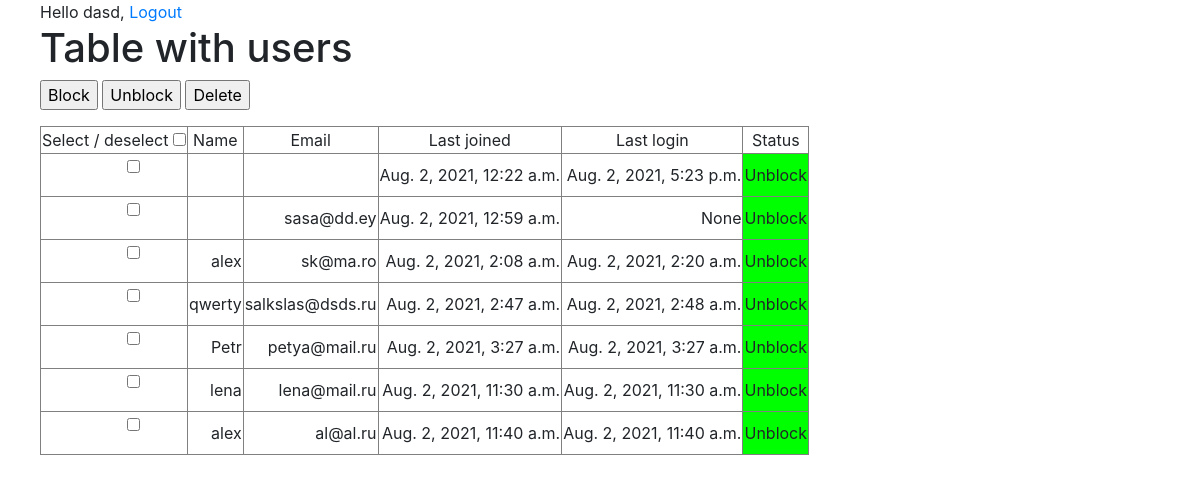
The app's page /table/ (signed in) with its own data.
### account/models.py (models this page shows, shortened)
class Profile(models.Model):
    user = models.OneToOneField(User, on_delete=models.CASCADE)
    last_login=datetime.datetime.now()
    date_joined=datetime.date.today()
    is_block = models.BooleanField(default=False)

### account/views.py (the view)
# urls.py: path('table/', views.userlist, name='table')
def userlist(request):
    users_list = Profile.objects.all()
    context = {
            "users_list": users_list,
        }
    return render(request, 'account/table.html', context)

### account/templates/account/table.html (shortened to what this page needs)
{% extends "base.html" %}
{% block content %}
    <h1>Table with users</h1>
<div class="toolbar">
<div class="toolbar_inner">
<p><input type="submit" value="Block">
<input type="submit" value="Unblock">
<input type="submit" value="Delete"></p>
</div>
</div>
<table border="1">
	<tr>
		<td align="center">Select / deselect <input type="checkbox" name=""></td>
		<td align="center">Name</td>
		<td align="center">Email</td>
		<td align="center">Last joined</td>
		<td align="center">Last login</td>
		<td align="center">Status</td>
	</tr>
	{% for users in users_list %}
		<tr>
			<td align="center"><ul><input type="checkbox" name=""></ul></td>
			<td align="right">{{ users.user.first_name }}</td>
			<td align="right">{{ users.user.email }}</td>
			<td align="right">{{ users.user.date_joined }}</td>
			<td align="right">{{ users.user.last_login }}</td>
			<td align="right" bgcolor="lime">Unblock</td>
		</tr>
	{% endfor %}
</table>
{% endblock content %}

### account/templates/base.html (shortened to what this page needs)
{% load static %}
<!DOCTYPE html>
<html style="margin-left: 40px">
<head>
	<link rel="stylesheet"
	href="https://stackpath.bootstrapcdn.com/bootstrap/4.1.3/css/bootstrap.min.css"
>
</head>
<body>
<div id="header">
    <span class="user">
        {% if request.user.is_authenticated %}
            Hello {{ request.user.username }},
            <a href="{% url "logout" %}">Logout</a>
        {% else %}
            <a href="{% url "login" %}">Log-in</a>
        {% endif %}
    </span>
</div>
<div id="content">
    {% block content %}
    {% endblock %}
</div>
</body>
</html>

### records on screen
Profile: user.date_joined "Aug. 2, 2021, 12:22 a.m.", user.last_login "Aug. 2, 2021, 5:23 p.m."
Profile: user.email "sasa@dd.ey", user.date_joined "Aug. 2, 2021, 12:59 a.m.", user.last_login "None"
Profile: user.first_name "alex", user.email "sk@ma.ro", user.date_joined "Aug. 2, 2021, 2:08 a.m.", user.last_login "Aug. 2, 2021, 2:20 a.m."
Profile: user.first_name "qwerty", user.email "salkslas@dsds.ru", user.date_joined "Aug. 2, 2021, 2:47 a.m.", user.last_login "Aug. 2, 2021, 2:48 a.m."
Profile: user.first_name "Petr", user.email "petya@mail.ru", user.date_joined "Aug. 2, 2021, 3:27 a.m.", user.last_login "Aug. 2, 2021, 3:27 a.m."
Profile: user.first_name "lena", user.email "lena@mail.ru", user.date_joined "Aug. 2, 2021, 11:30 a.m.", user.last_login "Aug. 2, 2021, 11:30 a.m."
Profile: user.first_name "alex", user.email "al@al.ru", user.date_joined "Aug. 2, 2021, 11:40 a.m.", user.last_login "Aug. 2, 2021, 11:40 a.m."

### other values on screen
{{ request.user.username }} "dasd"
